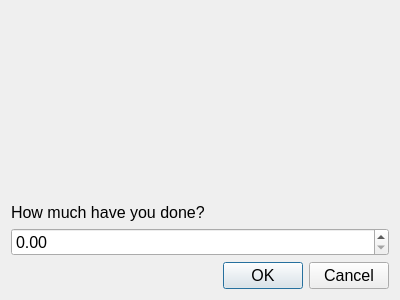
<?xml version="1.0" encoding="UTF-8"?>
<ui version="4.0">
 <class>HabitAmountDialog</class>
 <widget class="QDialog" name="HabitAmountDialog">
  <property name="geometry">
   <rect>
    <x>0</x>
    <y>0</y>
    <width>400</width>
    <height>300</height>
   </rect>
  </property>
  <property name="windowTitle">
   <string>Dialog</string>
  </property>
  <layout class="QVBoxLayout" name="verticalLayout">
   <item>
    <widget class="HabitDescription" name="habitDesc" native="true">
     <property name="sizePolicy">
      <sizepolicy hsizetype="Preferred" vsizetype="Preferred">
       <horstretch>0</horstretch>
       <verstretch>0</verstretch>
      </sizepolicy>
     </property>
     <property name="font">
      <font>
       <pointsize>9</pointsize>
      </font>
     </property>
    </widget>
   </item>
   <item>
    <widget class="QLabel" name="label">
     <property name="sizePolicy">
      <sizepolicy hsizetype="Preferred" vsizetype="Fixed">
       <horstretch>0</horstretch>
       <verstretch>0</verstretch>
      </sizepolicy>
     </property>
     <property name="font">
      <font>
       <pointsize>12</pointsize>
      </font>
     </property>
     <property name="text">
      <string>How much have you done?</string>
     </property>
    </widget>
   </item>
   <item>
    <widget class="QDoubleSpinBox" name="amountDone">
     <property name="font">
      <font>
       <pointsize>12</pointsize>
      </font>
     </property>
     <property name="maximum">
      <double>9999.989999999999782</double>
     </property>
    </widget>
   </item>
   <item>
    <widget class="QDialogButtonBox" name="buttonBox">
     <property name="font">
      <font>
       <pointsize>12</pointsize>
      </font>
     </property>
     <property name="orientation">
      <enum>Qt::Horizontal</enum>
     </property>
     <property name="standardButtons">
      <set>QDialogButtonBox::Cancel|QDialogButtonBox::Ok</set>
     </property>
    </widget>
   </item>
  </layout>
 </widget>
 <customwidgets>
  <customwidget>
   <class>HabitDescription</class>
   <extends>QWidget</extends>
   <header>HabitDescription.h</header>
   <container>1</container>
  </customwidget>
 </customwidgets>
 <resources/>
 <connections>
  <connection>
   <sender>buttonBox</sender>
   <signal>accepted()</signal>
   <receiver>HabitAmountDialog</receiver>
   <slot>accept()</slot>
   <hints>
    <hint type="sourcelabel">
     <x>248</x>
     <y>254</y>
    </hint>
    <hint type="destinationlabel">
     <x>157</x>
     <y>274</y>
    </hint>
   </hints>
  </connection>
  <connection>
   <sender>buttonBox</sender>
   <signal>rejected()</signal>
   <receiver>HabitAmountDialog</receiver>
   <slot>reject()</slot>
   <hints>
    <hint type="sourcelabel">
     <x>316</x>
     <y>260</y>
    </hint>
    <hint type="destinationlabel">
     <x>286</x>
     <y>274</y>
    </hint>
   </hints>
  </connection>
 </connections>
</ui>
